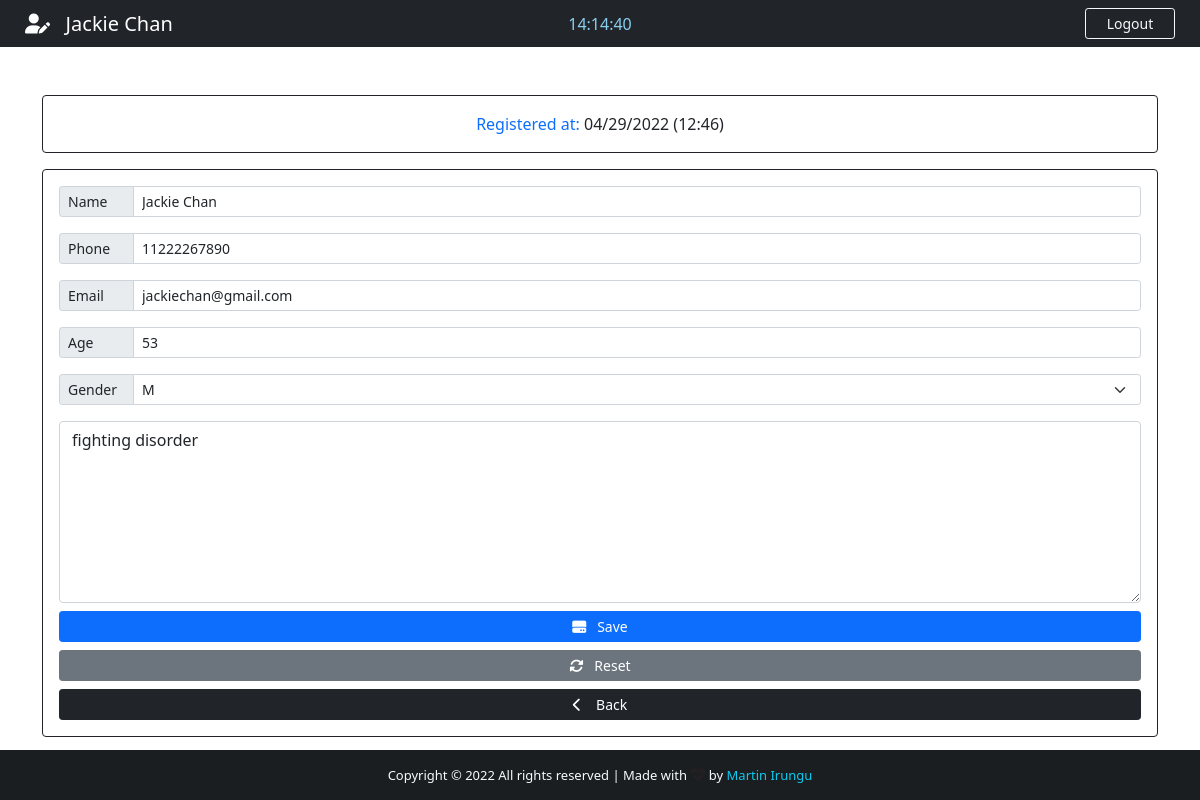
Page /patient/24/ (signed in) on the committed database.
### patient/models.py (models this page shows, shortened)
class Patient(models.Model):
    Gender=(
        ('M', 'M'),
        ('F','F'),
    )
    name=models.CharField(max_length=40)
    phone=models.CharField(max_length=20)
    email=models.CharField(max_length=40)
    age=models.CharField(max_length=3)
    gender=models.CharField(max_length=1, null=True,choices=Gender)
    note=models.TextField()
    created_at=models.DateTimeField(auto_now=True)

### patient/views.py (the view)
# urls.py: path('patient/<str:pk>/', views.patient, name="patient"),
@cache_control(no_cache=True, must_revalidate=True, no_store=True)
@login_required(login_url="login")
def patient(request, pk):
    patient= Patient.objects.get(id=pk)
    if patient !=None:
        return render(request, "edit.html", {"patient": patient})

### patient/templates/edit.html (shortened to what this page needs)
{% extends 'add.html' %}
{% block nav-briefcase %}
<i class="fas fa-user-edit">  </i>&nbsp;&nbsp; {{patient.name}}
{% endblock nav-briefcase %}
{% block card-title %}
Registered at: <span class="text-dark">{{patient.created_at| date:'m/d/Y (H:i)'}}</span>
{% endblock card-title %}
{% block btn-add %}
<i class=" fas fa-hdd"></i>&nbsp;&nbsp; Save
{% endblock btn-add %}
{% block btn-reset %}
<button type="reset" class="btn btn-secondary btn-sm"> <i class="fas fa-sync-alt"></i>&nbsp;&nbsp; Reset</button>
{% endblock btn-reset %}
{% block action %} action="/edit_patient" {% endblock action %}
{% block value-name %}
value="{{patient.name}}"
{% endblock value-name %}
{% block value-phone %}
value="{{patient.phone}}"
{% endblock value-phone %}
{% block value-email %}
value="{{patient.email}}"
{% endblock value-email %}
{% block value-age %}
value="{{patient.age}}"
{% endblock value-age %}
{% block gender %}
<option style="background-color: #d3d3d3; color: #007bff;">{{patient.gender}} </option>
{% endblock gender %}
{% block value-note %}{{patient.note}}{% endblock value-note %}

### patient/templates/add.html (shortened to what this page needs)
{% extends 'base.html' %}
{% block time %}
    <center>
        <span id="clock" style="color: #89cff0;"></span>
    </center>
{% endblock time %}
{% block btn-nav %}
<a class="btn btn-outline-primary btn-sm border-light text-light" id="btn-nav" data-bs-toggle="modal" data-bs-target="#logoutModal">Logout</a>
 {% endblock btn-nav %}
{% block content %}
<div class="container">
    <div class="row">
        <div class="col-lg-12">
            <div class="card card-body border-dark text-primary mt-5">
                <span class="text-center">{% block card-title %} FILL OUT THE FORM BELOW {% endblock card-title %}</span>
            </div>
            <form  {% block action %} action="/add_patient" {% endblock action %} method="POST" autocomplete="off"  enctype="multipart/form-data" class="card p-3 border-dark mt-3">
                <div class="input-group input-group-sm mb-3">
                    <span class="input-group-text side-label">Name</span>
                    <input type="text" class="form-control" name="name" placeholder="First and Last name" {% block value-name %}{% endblock value-name %}>
                </div>
                <div class="input-group input-group-sm mb-3">
                    <span class="input-group-text side-label">Phone</span>
                    <input type="text" class="form-control" name="phone" placeholder="patient phone" {% block value-phone %}{% endblock value-phone %}>
                </div>
                <div class="input-group input-group-sm mb-3">
                    <span class="input-group-text side-label">Email</span>
                    <input type="text" class="form-control" name="email" placeholder="patient email" {% block value-email %}{% endblock value-email %} >
                </div>
                <div class="input-group input-group-sm mb-3">
                    <span class="input-group-text side-label">Age</span>
                    <input type="text" class="form-control" name="age" placeholder="patient age" {% block value-age %}{% endblock value-age %} >
                </div>
                <div class="input-group input-group-sm mb-3">
                    <label class="input-group-text side-label">Gender</label>
                    <select class="form-select" name="gender">
                        {% block gender %}{% endblock gender %}
                    </select>
                </div>
                <div class="form-group">
                    <textarea class="form-control" name="note" rows="7"  placeholder="Description is optional....">{% block value-note %}{% endblock value-note %}</textarea>
                </div>
                <div class="d-grid gap-2 mt-2">
                    <button type="submit" class="btn btn-primary btn-sm">
                        {% block btn-add %}{% endblock btn-add %}
                    </button>
                {% block btn-reset %} {% endblock btn-reset %}
                    <a href="{% url 'backend' %}" class="btn btn-dark btn-sm"><i class="fas fa-chevron-left"></i> &nbsp;&nbsp; Back</a>
                </div>
            </form>
        </div>
    </div>
</div>
{% endblock content %}

### patient/static/css/style.css (style rules this page uses)
html, body { height: 100%; margin: 0%; max-width: 100%; overflow: hidden; }
#btn-nav { width: 90px; float:right; margin-right: 25px ; }
.side-label { width: 75px; }

### rows in the picture
Patient: name "Jackie Chan", created_at "04/29/2022 (12:46)", phone "11222267890", email "jackiechan@gmail.com", age "53", gender "M", note "fighting disorder"
